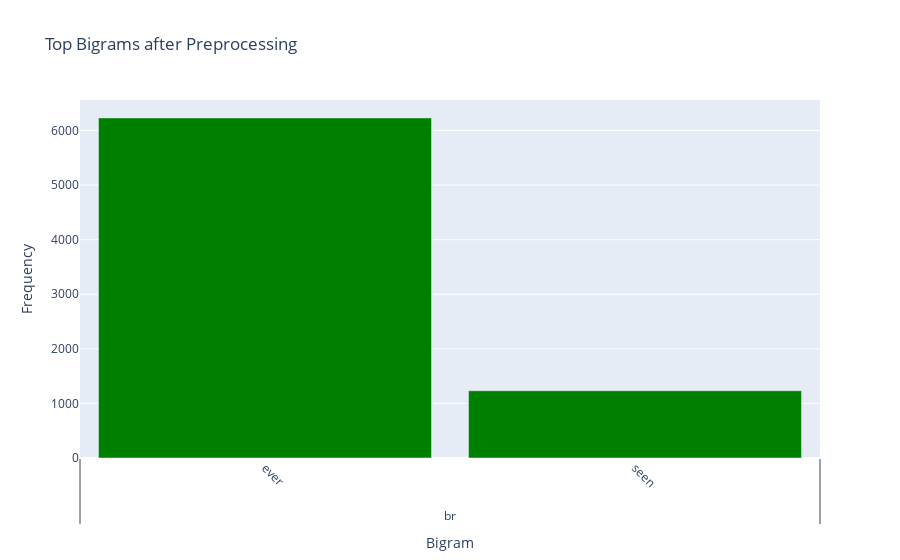

Source (notebook cell):
### Code cell
# 2. Bigram Frequency Distribution
all_bigrams = [bigram for review in train_data["bigrams"] for bigram in review]
bigram_counts = Counter(all_bigrams)
bigram_df = pd.DataFrame(bigram_counts.most_common(20), columns=["Bigram", "Frequency"])


# Plotting Bigram Frequency Distribution with Plotly
fig = px.bar(
    bigram_df,
    x="Bigram",
    y="Frequency",
    title="Top Bigrams after Preprocessing",
    color_discrete_sequence=["green"],
)
fig.update_xaxes(tickangle=45)
fig.update_layout(xaxis_title="Bigram", yaxis_title="Frequency", bargap=0.1)
fig.show()

### Figure 1 — Plotly figure (JSON) as saved in the notebook; plotly's stock layout.template omitted (floating-point values rounded to 4 significant figures)
{"data": [{"alignmentgroup": "True", "hovertemplate": "Bigram=%{x}<br>Frequency=%{y}<extra></extra>", "legendgroup": "", "marker": {"color": "green", "pattern": {"shape": ""}}, "name": "", "offsetgroup": "", "orientation": "v", "showlegend": false, "textposition": "auto", "type": "bar", "x": [["br", "br"], ["ever", "seen"], ["br", "film"], ["br", "movie"], ["ive", "seen"], ["special", "effects"], ["dont", "know"], ["even", "though"], ["itbr", "br"], ["one", "best"], ["moviebr", "br"], ["looks", "like"], ["filmbr", "br"], ["br", "one"], ["waste", "time"], ["im", "sure"], ["see", "movie"], ["new", "york"], ["much", "better"], ["first", "time"]], "xaxis": "x", "y": [6231, 1232, 1216, 1194, 1136, 1057, 1018, 1014, 997, 884, 861, 829, 800, 799, 733, 723, 722, 707, 707, 684], "yaxis": "y"}], "layout": {"bargap": 0.1, "barmode": "relative", "legend": {"tracegroupgap": 0}, "title": {"text": "Top Bigrams after Preprocessing"}, "xaxis": {"anchor": "y", "domain": [0, 1], "tickangle": 45, "title": {"text": "Bigram"}}, "yaxis": {"anchor": "x", "domain": [0, 1], "title": {"text": "Frequency"}}}}
